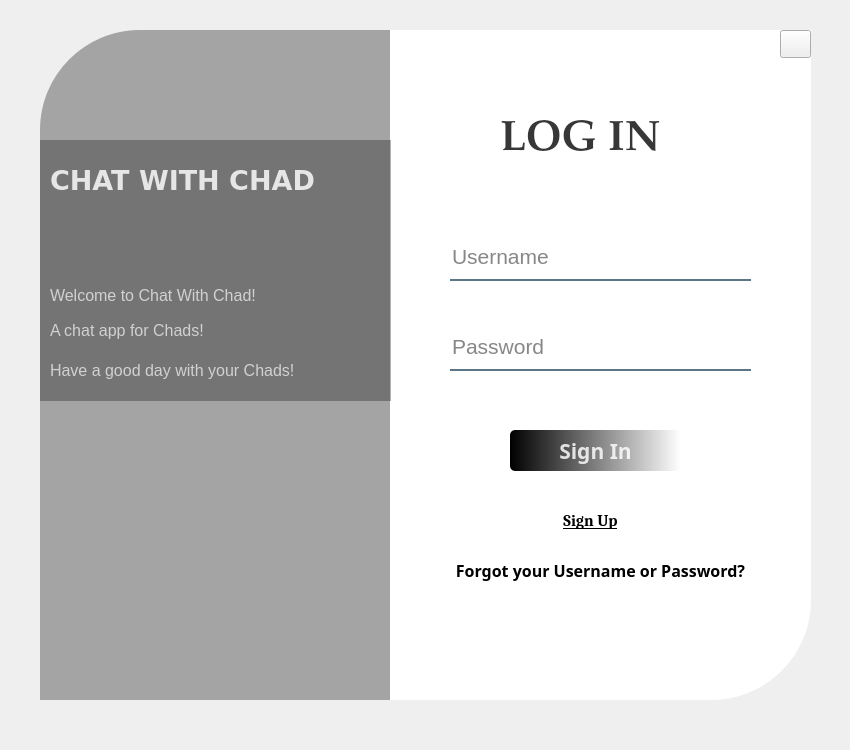
<?xml version="1.0" encoding="UTF-8"?>
<ui version="4.0">
 <class>LogIn</class>
 <widget class="QWidget" name="LogIn">
  <property name="geometry">
   <rect>
    <x>0</x>
    <y>0</y>
    <width>850</width>
    <height>750</height>
   </rect>
  </property>
  <property name="windowTitle">
   <string>Form</string>
  </property>
  <widget class="QWidget" name="widget" native="true">
   <property name="geometry">
    <rect>
     <x>40</x>
     <y>30</y>
     <width>771</width>
     <height>670</height>
    </rect>
   </property>
   <property name="font">
    <font>
     <pointsize>20</pointsize>
     <weight>75</weight>
     <bold>true</bold>
    </font>
   </property>
   <property name="styleSheet">
    <string notr="true">QPushButton#BtSignIn{
	background-color: qlineargradient(spread:pad, x1:0, y1:0, x2:1, y2:0, stop:0 rgba(0, 0, 0, 255), stop:1 rgba(255, 255, 255, 255));
	color: rgba(255,255,255,210);
	border-radius: 5px;
}
QPushButton#BtSignIn:hover{
	background-color: qlineargradient(spread:pad, x1:0, y1:0, x2:1, y2:0, stop:0 rgba(50, 0, 0, 255), stop:1 rgba(255, 255, 150, 255));
}
QPushButton#BtSignIn:pressed{
	padding-left: 5px;
	padding-top: 5px;
	background-color: gba(150,123,111,215);

}</string>
   </property>
   <widget class="QLabel" name="label">
    <property name="geometry">
     <rect>
      <x>0</x>
      <y>0</y>
      <width>361</width>
      <height>670</height>
     </rect>
    </property>
    <property name="font">
     <font>
      <pointsize>20</pointsize>
      <weight>75</weight>
      <bold>true</bold>
     </font>
    </property>
    <property name="styleSheet">
     <string notr="true">border-image: url(:/image/image/T1.jpeg);
border-top-left-radius: 100px;
background-color: rgba(0,0,0,80);</string>

    </property>
    <!-- /////////////////////////////////// -->
    <!-- //////////////////////////////////// -->
    <property name="text">
     <string/>
    </property>
   </widget>


   <widget class="QLabel" name="label_2">
    <property name="geometry">
     <rect>
      <x>350</x>
      <y>0</y>
      <width>421</width>
      <height>670</height>
     </rect>
    </property>
    <property name="font">
     <font>
      <pointsize>20</pointsize>
      <weight>75</weight>
      <bold>true</bold>
     </font>
    </property>
    <property name="styleSheet">
     <string notr="true">background-color: rgba(255,255,255,255);
border-bottom-right-radius: 100px;
</string>
    </property>
    <property name="text">
     <string/>
    </property>
   </widget>
   <widget class="QLabel" name="Title">
    <property name="geometry">
     <rect>
      <x>460</x>
      <y>80</y>
      <width>211</width>
      <height>61</height>
     </rect>
    </property>
    <property name="font">
     <font>
      <family>Palatino Linotype</family>
      <pointsize>32</pointsize>
      <weight>75</weight>
      <bold>true</bold>
     </font>
    </property>
    <property name="styleSheet">
     <string notr="true">background-color: rgba(255,255,255,255);
color: rgba(0,0,0,200);</string>
    </property>
    <property name="text">
     <string>LOG IN</string>
    </property>
   </widget>
   <widget class="QLineEdit" name="Username">
    <property name="geometry">
     <rect>
      <x>410</x>
      <y>210</y>
      <width>301</width>
      <height>41</height>
     </rect>
    </property>
    <property name="font">
     <font>
      <family>Microsoft Sans Serif</family>
      <pointsize>16</pointsize>
      <weight>50</weight>
      <bold>false</bold>
      <underline>false</underline>
     </font>
    </property>
    <property name="autoFillBackground">
     <bool>false</bool>
    </property>
    <property name="styleSheet">
     <string notr="true">background-color: rgba(0,0,0,0);
border: none;
border-bottom: 2px solid rgba(46,82,101,200);
color: rgba(0,0,0,240);
padding-bottom: 7px;
</string>
    </property>
    <property name="placeholderText">
     <string>Username</string>
    </property>
   </widget>
   <widget class="QLineEdit" name="Password">
    <property name="geometry">
     <rect>
      <x>410</x>
      <y>300</y>
      <width>301</width>
      <height>41</height>
     </rect>
    </property>
    <property name="font">
     <font>
      <family>Microsoft Sans Serif</family>
      <pointsize>16</pointsize>
      <weight>50</weight>
      <bold>false</bold>
      <underline>false</underline>
     </font>
    </property>
    <property name="autoFillBackground">
     <bool>false</bool>
    </property>
    <property name="styleSheet">
     <string notr="true">background-color: rgba(0,0,0,0);
border: none;
border-bottom: 2px solid rgba(46,82,101,200);
color: rgba(0,0,0,240);
padding-bottom: 7px;
</string>
    </property>
    <property name="echoMode">
     <enum>QLineEdit::Password</enum>
    </property>
    <property name="placeholderText">
     <string>Password</string>
    </property>
   </widget>
   <widget class="QPushButton" name="BtSignIn">
    <property name="geometry">
     <rect>
      <x>470</x>
      <y>400</y>
      <width>171</width>
      <height>41</height>
     </rect>
    </property>
    <property name="font">
     <font>
      <family>Segoe UI Black</family>
      <pointsize>16</pointsize>
      <weight>75</weight>
      <bold>true</bold>
     </font>
    </property>
    <property name="text">
     <string>Sign In</string>
    </property>
   </widget>
   <widget class="QPushButton" name="BtForgotPassword">
    <property name="geometry">
     <rect>
      <x>370</x>
      <y>520</y>
      <width>381</width>
      <height>41</height>
     </rect>
    </property>
    <property name="font">
     <font>
      <family>Segoe UI Black</family>
      <pointsize>12</pointsize>
      <weight>75</weight>
      <italic>false</italic>
      <bold>true</bold>
      <underline>false</underline>
     </font>
    </property>
    <property name="styleSheet">
     <string notr="true">border: none;</string>
    </property>
    <property name="text">
     <string>Forgot your Username or Password?</string>
    </property>
   </widget>
   <widget class="QPushButton" name="BtSignUp">
    <property name="geometry">
     <rect>
      <x>490</x>
      <y>470</y>
      <width>121</width>
      <height>41</height>
     </rect>
    </property>
    <property name="font">
     <font>
      <family>Cambria</family>
      <pointsize>12</pointsize>
      <weight>75</weight>
      <italic>false</italic>
      <bold>true</bold>
      <underline>true</underline>
     </font>
    </property>
    <property name="styleSheet">
     <string notr="true">border: none;</string>
    </property>
    <property name="text">
     <string>Sign Up</string>
    </property>
   </widget>
   <widget class="QLabel" name="label_3">
    <property name="geometry">
     <rect>
      <x>0</x>
      <y>110</y>
      <width>351</width>
      <height>261</height>
     </rect>
    </property>
    <property name="styleSheet">
     <string notr="true">background-color: rgba(0,0,0,75);</string>
    </property>
    <property name="text">
     <string/>
    </property>
   </widget>
   <widget class="QLabel" name="Txtnameapp">
    <property name="geometry">
     <rect>
      <x>10</x>
      <y>120</y>
      <width>341</width>
      <height>61</height>
     </rect>
    </property>
    <property name="font">
     <font>
      <family>Verdana</family>
      <pointsize>20</pointsize>
      <weight>75</weight>
      <bold>true</bold>
     </font>
    </property>
    <property name="styleSheet">
     <string notr="true">color: rgba(255,255,255,210);</string>
    </property>
    <property name="text">
     <string>CHAT WITH CHAD</string>
    </property>
    <property name="textFormat">
     <enum>Qt::AutoText</enum>
    </property>
    <property name="wordWrap">
     <bool>false</bool>
    </property>
   </widget>
   <widget class="QLabel" name="Txthello1">
    <property name="geometry">
     <rect>
      <x>10</x>
      <y>240</y>
      <width>331</width>
      <height>51</height>
     </rect>
    </property>
    <property name="font">
     <font>
      <family>Segoe UI</family>
      <pointsize>12</pointsize>
     </font>
    </property>
    <property name="styleSheet">
     <string notr="true">color: rgba(255,255,255,170);</string>
    </property>
    <property name="text">
     <string>Welcome to Chat With Chad!</string>
    </property>
   </widget>
   <widget class="QLabel" name="Txthello2">
    <property name="geometry">
     <rect>
      <x>10</x>
      <y>280</y>
      <width>331</width>
      <height>41</height>
     </rect>
    </property>
    <property name="font">
     <font>
      <pointsize>12</pointsize>
     </font>
    </property>
    <property name="styleSheet">
     <string notr="true">color: rgba(255,255,255,170);</string>
    </property>
    <property name="text">
     <string>A chat app for Chads!</string>
    </property>
   </widget>
   <widget class="QLabel" name="Txthello3">
    <property name="geometry">
     <rect>
      <x>10</x>
      <y>320</y>
      <width>331</width>
      <height>41</height>
     </rect>
    </property>
    <property name="font">
     <font>
      <pointsize>12</pointsize>
     </font>
    </property>
    <property name="styleSheet">
     <string notr="true">color: rgba(255,255,255,170);</string>
    </property>
    <property name="text">
     <string>Have a good day with your Chads!</string>
    </property>
   </widget>
   <widget class="QPushButton" name="BtExit">
    <property name="geometry">
     <rect>
      <x>740</x>
      <y>0</y>
      <width>31</width>
      <height>28</height>
     </rect>
    </property>
    <property name="styleSheet">
     <string notr="true">border-image: url(:/image/image/exit.png);</string>
    </property>
    <property name="text">
     <string/>
    </property>
   </widget>
  </widget>
 </widget>
 <resources>
  <include location="res.qrc"/>
 </resources>
 <connections/>
</ui>
